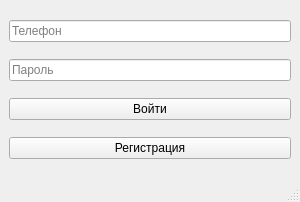
<?xml version="1.0" encoding="UTF-8"?>
<ui version="4.0">
 <class>authorization</class>
 <widget class="QMainWindow" name="authorization">
  <property name="geometry">
   <rect>
    <x>0</x>
    <y>0</y>
    <width>300</width>
    <height>202</height>
   </rect>
  </property>
  <property name="minimumSize">
   <size>
    <width>300</width>
    <height>200</height>
   </size>
  </property>
  <property name="maximumSize">
   <size>
    <width>300</width>
    <height>202</height>
   </size>
  </property>
  <property name="windowTitle">
   <string>Авторизация</string>
  </property>
  <widget class="QWidget" name="centralwidget">
   <layout class="QVBoxLayout" name="verticalLayout">
    <item>
     <widget class="QLineEdit" name="phoneLine">
      <property name="placeholderText">
       <string>Телефон</string>
      </property>
     </widget>
    </item>
    <item>
     <widget class="QLineEdit" name="passLine">
      <property name="echoMode">
       <enum>QLineEdit::Password</enum>
      </property>
      <property name="placeholderText">
       <string>Пароль</string>
      </property>
     </widget>
    </item>
    <item>
     <widget class="QPushButton" name="loginButton">
      <property name="text">
       <string>Войти</string>
      </property>
     </widget>
    </item>
    <item>
     <widget class="QPushButton" name="registerButton">
      <property name="text">
       <string>Регистрация</string>
      </property>
     </widget>
    </item>
   </layout>
  </widget>
  <widget class="QMenuBar" name="menubar">
   <property name="geometry">
    <rect>
     <x>0</x>
     <y>0</y>
     <width>300</width>
     <height>26</height>
    </rect>
   </property>
  </widget>
  <widget class="QStatusBar" name="statusbar"/>
 </widget>
 <resources/>
 <connections>
  <connection>
   <sender>registerButton</sender>
   <signal>clicked()</signal>
   <receiver>authorization</receiver>
   <slot>regWindow()</slot>
   <hints>
    <hint type="sourcelabel">
     <x>149</x>
     <y>151</y>
    </hint>
    <hint type="destinationlabel">
     <x>149</x>
     <y>100</y>
    </hint>
   </hints>
  </connection>
  <connection>
   <sender>loginButton</sender>
   <signal>clicked()</signal>
   <receiver>authorization</receiver>
   <slot>logIn()</slot>
   <hints>
    <hint type="sourcelabel">
     <x>149</x>
     <y>115</y>
    </hint>
    <hint type="destinationlabel">
     <x>149</x>
     <y>100</y>
    </hint>
   </hints>
  </connection>
 </connections>
 <slots>
  <slot>regWindow()</slot>
  <slot>logIn()</slot>
 </slots>
</ui>
